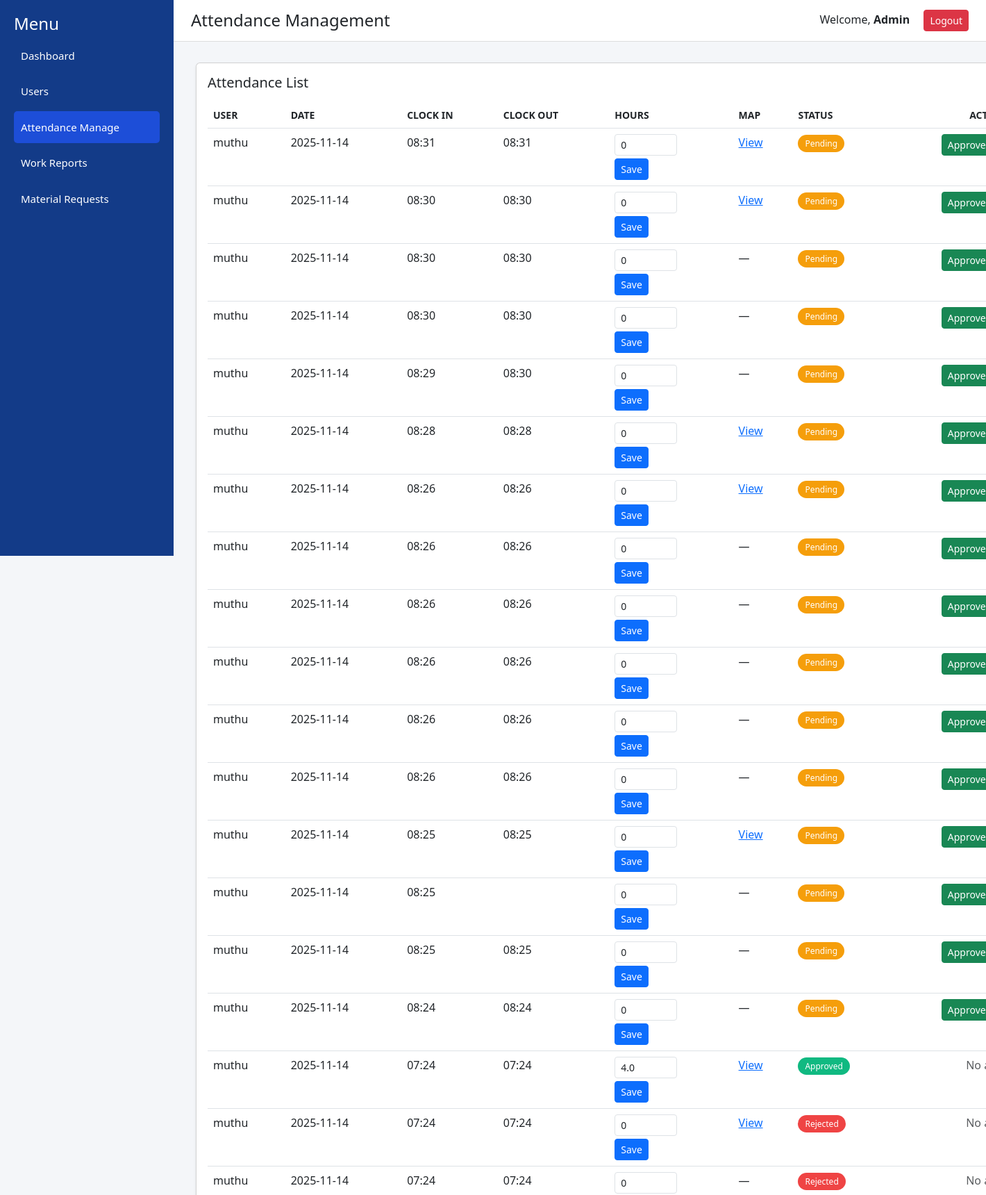
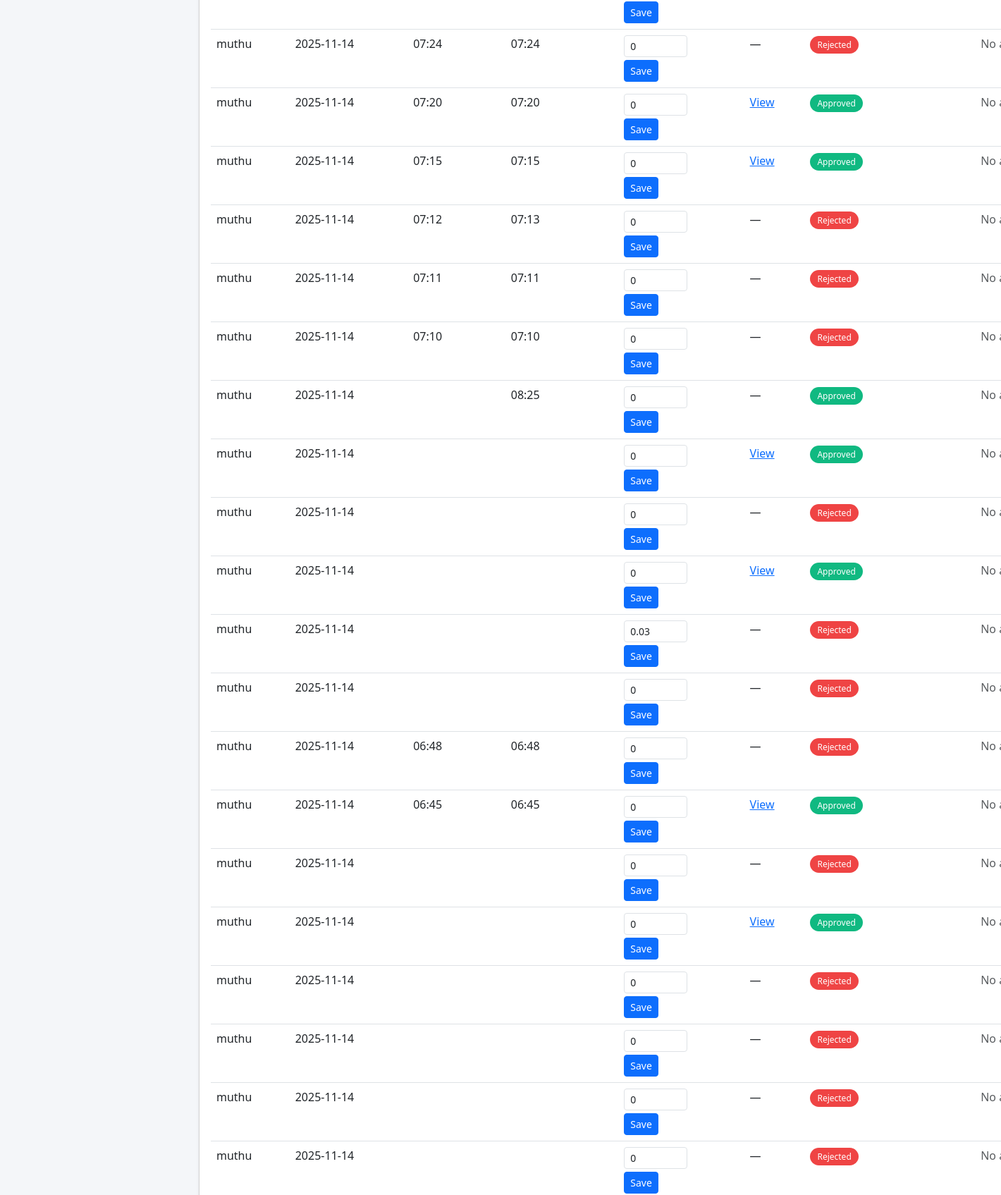
Screenshot of /accounts/attendance/manage/ (signed in, upper part) with the database file from the repository (2 pictures, top to bottom).
### accounts/models.py (models this page shows, shortened)
class User(AbstractUser):
    ROLE_CHOICES = [
        ('admin', 'Admin'),
        ('supervisor', 'Supervisor'),
        ('electrician', 'Electrician'),
        ('storekeeper', 'Storekeeper'),
    ]
    role = models.CharField(max_length=20, choices=ROLE_CHOICES, default='electrician')
    site_location = models.CharField(max_length=255, blank=True, null=True)

class Attendance(models.Model):
    STATUS_CHOICES = [
        ('pending', 'Pending'),
        ('approved', 'Approved'),
        ('rejected', 'Rejected'),
    ]
    ATTENDANCE_TYPE = [
        ('present', 'Present'),
        ('absent', 'Absent'),
        ('leave', 'Leave'),
    ]
    user = models.ForeignKey(User, on_delete=models.CASCADE)
    clock_in = models.DateTimeField(null=True, blank=True)
    clock_out = models.DateTimeField(null=True, blank=True)
    total_hours = models.FloatField(null=True, blank=True)
    attendance_type = models.CharField(max_length=20, choices=ATTENDANCE_TYPE, default='present')
    status = models.CharField(max_length=20, choices=STATUS_CHOICES, default='pending')
    latitude = models.FloatField(null=True, blank=True)
    longitude = models.FloatField(null=True, blank=True)
    timestamp = models.DateTimeField(auto_now_add=True)

### accounts/views.py (the view)
# urls.py: path("attendance/manage/", attendance_manage, name="attendance_manage"),
@login_required
def attendance_manage(request):
    if request.user.role == "admin":
        attendance_list = Attendance.objects.all().order_by("-id")
    elif request.user.role == "supervisor":
        attendance_list = Attendance.objects.filter(supervisor=request.user).order_by("-id")
    else:
        return redirect("accounts:attendance")
    return render(request, "accounts/attendance_manage.html", {"attendance_list": attendance_list})

### accounts/templates/accounts/attendance_manage.html (shortened to what this page needs)
<!DOCTYPE html>
<html lang="en">
<head>
    <link href="https://cdn.jsdelivr.net/npm/bootstrap@5.3.0/dist/css/bootstrap.min.css" rel="stylesheet">
</head>
<body>
<div class="sidebar">
    <h4>Menu</h4>
    <a href="/accounts/dashboard/">Dashboard</a>
    <a href="/accounts/users/">Users</a>
    <a href="/accounts/attendance/manage/" class="active">Attendance Manage</a>
    <a href="/accounts/work-reports/">Work Reports</a>
    <a href="/accounts/material-requests/">Material Requests</a>
</div>
<div class="topbar d-flex justify-content-between align-items-center">
    <h4 class="m-0">Attendance Management</h4>
    <div>
        Welcome, <b>{{ request.user.username }}</b>
        <a href="/accounts/logout/" class="btn btn-danger btn-sm ms-3">Logout</a>
    </div>
</div>
<div class="container" style="margin-left: 270px; margin-top: 30px;">
    <div class="card shadow-sm p-3">
        <h5 class="mb-3">Attendance List</h5>
        <table class="table table-hover">
            <thead>
                <tr class="text-uppercase text-muted small">
                    <th>User</th>
                    <th>Date</th>
                    <th>Clock In</th>
                    <th>Clock Out</th>
                    <th>Hours</th>
                    <th>Map</th>
                    <th>Status</th>
                    <th class="text-center">Actions</th>
                </tr>
            </thead>
            <tbody>
                {% if attendance_list %}
                    {% for record in attendance_list %}
                    <tr>
                        <td>{{ record.user.username }}</td>
                         <td>
                        {% if record.date %}
                        {{ record.date|date:"Y-m-d" }}
                        {% elif record.timestamp %}
                        {{ record.timestamp|date:"Y-m-d" }}
                        {% else %}
                           —
                        {% endif %}
                    </td>
                       <td>{{ record.clock_in|date:"H:i" }}</td>
                       <td>{{ record.clock_out|date:"H:i" }}</td>
                        <td>
                            <form method="POST" action="{% url 'accounts:update_hours' record.id %}">
                                <input type="number" name="hours" value="{{ record.total_hours|default:0 }}"
                                step="0.1" min="0" class="form-control form-control-sm" style="width: 90px;">
                                <button class="btn btn-primary btn-sm mt-1" type="submit">Save</button>
                            </form>
                        </td>
                         <td>
                        {% if record.latitude and record.longitude %}
                        <a href="https://www.google.com/maps?q={{ record.latitude }},{{ record.longitude }}"
                           target="_blank">View</a>
                        {% else %}
                        —
                        {% endif %}
                         </td>
                        <td>
                            <span class="status-pill {% if record.status == 'approved' %}approved{% elif record.status == 'rejected' %}rejected{% else %}pending{% endif %}">
                                {{ record.status|default:"pending"|title }}
                            </span>
                        </td>
                        <td class="text-center">
                            {% if request.user.role == 'admin' or request.user.role == 'supervisor' %}
                                {% if record.status == 'pending' %}
                                    <a href="{% url 'accounts:approve_attendance' record.id %}" class="btn btn-success btn-sm me-2">Approve</a>
                                {% else %}
                                    <span class="text-muted">No action</span>
                                {% endif %}
                            {% else %}
                                <span class="text-muted">View only</span>
                            {% endif %}
                        </td>
                    </tr>
                    {% endfor %}
                {% else %}
                <tr>
                    <td colspan="6" class="text-center text-muted">
                        No attendance records available.
                    </td>
                </tr>
                {% endif %}
            </tbody>
        </table>
    </div>
</div>
</body>
</html>

### accounts/templates/accounts/attendance_manage.html (style rules this page uses)
body { background: #f4f6f9; }
.sidebar { width: 250px; height: 100vh; background: #133B88; padding: 20px; color: white; position: fixed; top: 0; left: 0; }
.sidebar a { display: block; color: white; padding: 12px 10px; margin-bottom: 5px; text-decoration: none; border-radius: 5px; font-size: 15px; }
.sidebar a.active, .sidebar a:hover { background: #1D4ED8; }
.topbar { height: 60px; background: white; padding: 15px 25px; border-bottom: 1px solid #ddd; margin-left: 250px; }
.status-pill { padding: 4px 10px; border-radius: 20px; font-size: 12px; color: white; }
.pending { background: #f59e0b; }
.approved { background: #10b981; }
.rejected { background: #ef4444; }

### rows the page displays
User: user.username "Admin"
Attendance: user.username "muthu", timestamp "2025-11-14", clock_in "08:31", clock_out "08:31", hours "0", status "Pending", shows "Approve"
Attendance: user.username "muthu", timestamp "2025-11-14", clock_in "08:30", clock_out "08:30", hours "0", status "Pending", shows "Approve"
Attendance: user.username "muthu", timestamp "2025-11-14", clock_in "08:30", clock_out "08:30", hours "0", status "Pending", shows "Approve"
Attendance: user.username "muthu", timestamp "2025-11-14", clock_in "08:30", clock_out "08:30", hours "0", status "Pending", shows "Approve"
Attendance: user.username "muthu", timestamp "2025-11-14", clock_in "08:29", clock_out "08:30", hours "0", status "Pending", shows "Approve"
Attendance: user.username "muthu", timestamp "2025-11-14", clock_in "08:28", clock_out "08:28", hours "0", status "Pending", shows "Approve"
Attendance: user.username "muthu", timestamp "2025-11-14", clock_in "08:26", clock_out "08:26", hours "0", status "Pending", shows "Approve"
Attendance: user.username "muthu", timestamp "2025-11-14", clock_in "08:26", clock_out "08:26", hours "0", status "Pending", shows "Approve"
Attendance: user.username "muthu", timestamp "2025-11-14", clock_in "08:26", clock_out "08:26", hours "0", status "Pending", shows "Approve"
Attendance: user.username "muthu", timestamp "2025-11-14", clock_in "08:26", clock_out "08:26", hours "0", status "Pending", shows "Approve"
Attendance: user.username "muthu", timestamp "2025-11-14", clock_in "08:26", clock_out "08:26", hours "0", status "Pending", shows "Approve"
Attendance: user.username "muthu", timestamp "2025-11-14", clock_in "08:26", clock_out "08:26", hours "0", status "Pending", shows "Approve"
Attendance: user.username "muthu", timestamp "2025-11-14", clock_in "08:25", clock_out "08:25", hours "0", status "Pending", shows "Approve"
Attendance: user.username "muthu", timestamp "2025-11-14", clock_in "08:25", hours "0", status "Pending", shows "Approve"
Attendance: user.username "muthu", timestamp "2025-11-14", clock_in "08:25", clock_out "08:25", hours "0", status "Pending", shows "Approve"
Attendance: user.username "muthu", timestamp "2025-11-14", clock_in "08:24", clock_out "08:24", hours "0", status "Pending", shows "Approve"
Attendance: user.username "muthu", timestamp "2025-11-14", clock_in "07:24", clock_out "07:24", hours "4.0", status "Approved", shows "No…"
Attendance: user.username "muthu", timestamp "2025-11-14", clock_in "07:24", clock_out "07:24", hours "0", status "Rejected", shows "No…"
Attendance: user.username "muthu", timestamp "2025-11-14", clock_in "07:24", clock_out "07:24", hours "0", status "Rejected", shows "No…"
Attendance: user.username "muthu", timestamp "2025-11-14", clock_in "07:24", clock_out "07:24", hours "0", status "Rejected", shows "No…"
Attendance: user.username "muthu", timestamp "2025-11-14", clock_in "07:20", clock_out "07:20", hours "0", status "Approved", shows "No…"
Attendance: user.username "muthu", timestamp "2025-11-14", clock_in "07:15", clock_out "07:15", hours "0", status "Approved", shows "No…"
Attendance: user.username "muthu", timestamp "2025-11-14", clock_in "07:12", clock_out "07:13", hours "0", status "Rejected", shows "No…"
Attendance: user.username "muthu", timestamp "2025-11-14", clock_in "07:11", clock_out "07:11", hours "0", status "Rejected", shows "No…"
Attendance: user.username "muthu", timestamp "2025-11-14", clock_in "07:10", clock_out "07:10", hours "0", status "Rejected", shows "No…"
Attendance: user.username "muthu", timestamp "2025-11-14", clock_out "08:25", hours "0", status "Approved", shows "No…"
Attendance: user.username "muthu", timestamp "2025-11-14", hours "0", status "Approved", shows "No…"
Attendance: user.username "muthu", timestamp "2025-11-14", hours "0", status "Rejected", shows "No…"
Attendance: user.username "muthu", timestamp "2025-11-14", hours "0", status "Approved", shows "No…"
Attendance: user.username "muthu", timestamp "2025-11-14", hours "0.03", status "Rejected", shows "No…"
Attendance: user.username "muthu", timestamp "2025-11-14", hours "0", status "Rejected", shows "No…"
Attendance: user.username "muthu", timestamp "2025-11-14", clock_in "06:48", clock_out "06:48", hours "0", status "Rejected", shows "No…"
Attendance: user.username "muthu", timestamp "2025-11-14", clock_in "06:45", clock_out "06:45", hours "0", status "Approved", shows "No…"
Attendance: user.username "muthu", timestamp "2025-11-14", hours "0", status "Rejected", shows "No…"
Attendance: user.username "muthu", timestamp "2025-11-14", hours "0", status "Approved", shows "No…"
Attendance: user.username "muthu", timestamp "2025-11-14", hours "0", status "Rejected", shows "No…"
Attendance: user.username "muthu", timestamp "2025-11-14", hours "0", status "Rejected", shows "No…"
Attendance: user.username "muthu", timestamp "2025-11-14", hours "0", status "Rejected", shows "No…"
Attendance: user.username "muthu", timestamp "2025-11-14", hours "0", status "Rejected", shows "No…"
